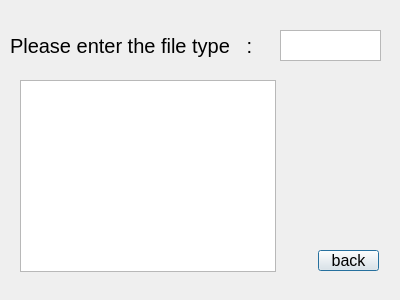
<?xml version="1.0" encoding="UTF-8"?>
<ui version="4.0">
 <class>Dialog</class>
 <widget class="QDialog" name="Dialog">
  <property name="geometry">
   <rect>
    <x>0</x>
    <y>0</y>
    <width>400</width>
    <height>300</height>
   </rect>
  </property>
  <property name="font">
   <font>
    <pointsize>15</pointsize>
   </font>
  </property>
  <property name="windowTitle">
   <string>Dialog</string>
  </property>
  <widget class="QLabel" name="label">
   <property name="geometry">
    <rect>
     <x>10</x>
     <y>20</y>
     <width>261</width>
     <height>51</height>
    </rect>
   </property>
   <property name="text">
    <string>Please enter the file type   :</string>
   </property>
  </widget>
  <widget class="QTextEdit" name="signature_input">
   <property name="geometry">
    <rect>
     <x>280</x>
     <y>30</y>
     <width>101</width>
     <height>31</height>
    </rect>
   </property>
   <property name="font">
    <font>
     <pointsize>12</pointsize>
    </font>
   </property>
  </widget>
  <widget class="QListView" name="list_signature">
   <property name="geometry">
    <rect>
     <x>20</x>
     <y>80</y>
     <width>256</width>
     <height>192</height>
    </rect>
   </property>
  </widget>
  <widget class="QPushButton" name="pushButton">
   <property name="geometry">
    <rect>
     <x>318</x>
     <y>250</y>
     <width>61</width>
     <height>21</height>
    </rect>
   </property>
   <property name="font">
    <font>
     <pointsize>12</pointsize>
    </font>
   </property>
   <property name="text">
    <string>back</string>
   </property>
  </widget>
 </widget>
 <resources/>
 <connections/>
</ui>
